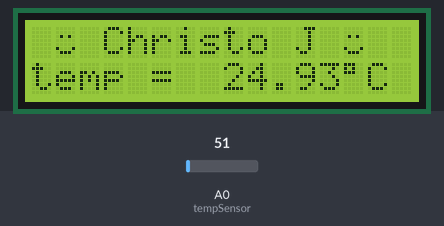
This sketch was run on a simulated Arduino Uno, built with avr-gcc and run on an emulated ATmega328P. Shown: 16×2 character LCD. The inputs (shaded band) are chosen by the test bench; at power-on: A0 (tempSensor) = 51.

Above: at 1.2 s.
1.3 s: A0 (tempSensor) set to 61
At 3.1 s:
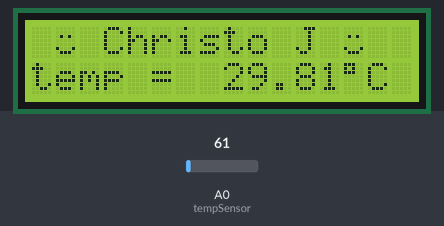
3.5 s: A0 (tempSensor) set to 71
At 4.7 s:
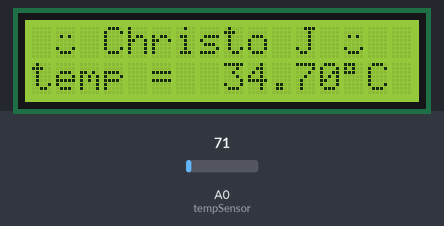
5.5 s: A0 (tempSensor) set to 86
At 6.4 s:
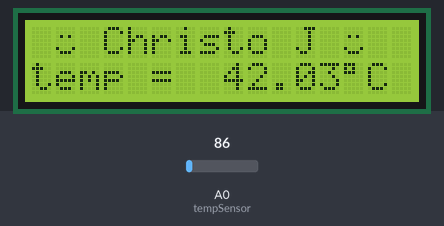
Timing chart, 0 to 8.5 s (numbered marks = the images above; inputs shaded):
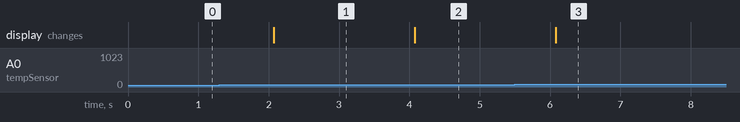

The sketch:

temp_sensor2.ino
```cpp
  //Room temp monitor
  //austin j nilavoor

  // include the library code:
#include <LiquidCrystal.h>

byte smiley[8] = {
  0b00000,
  0b00000,
  0b01010,
  0b00000,
  0b00000,
  0b10001,
  0b01110,
  0b00000
};
  // Define the A0 pin as “sensor”
#define tempSensor 0
  // Variable to read the value from the Arduino’s pin A0
  int Vin;
  // Variable that receives the converted voltage value to ºCtemperature
  float TC;

  // initialize the library with the numbers of the interface pins
LiquidCrystal lcd(12, 11, 5, 4, 3, 2);


void setup() {
  lcd.createChar(1, smiley);
  lcd.begin(16, 2);
  lcd.print(" ");
  lcd.write(byte( 1));
  lcd.print(" Christo J ");
  lcd.write(byte(1));
  lcd.setCursor(0, 1);
  lcd.print("temp = ");
}

void loop() {
  /* Tells the Arduino to read A0 and stores the value in “Vin” */
  Vin = analogRead (tempSensor);
  /* Converts the voltage value into temperature and stores it into the “TC” variable (in ºC)*/
  TC=(500.0*Vin)/1023.0;
  // Moves the cursor of the display to the next line
  lcd.setCursor(8, 1);
  // Exhibits the value of the temperature on the display
  lcd.print(TC);
   //degree symbol
  lcd.print((char)223);
  // Writes “C” to indicate that it is in Fahrenheit scale
  lcd.print("C ");
  // Waits for one second to read the sensor pin again
  delay(1000);

 }
```

Measured:
- after the input at 1.3 s, the display: changes after 0.77 s (image 1)
- after the input at 3.5 s, the display: changes after 0.57 s (image 2)
- after the input at 5.5 s, the display: changes after 0.58 s (image 3)
